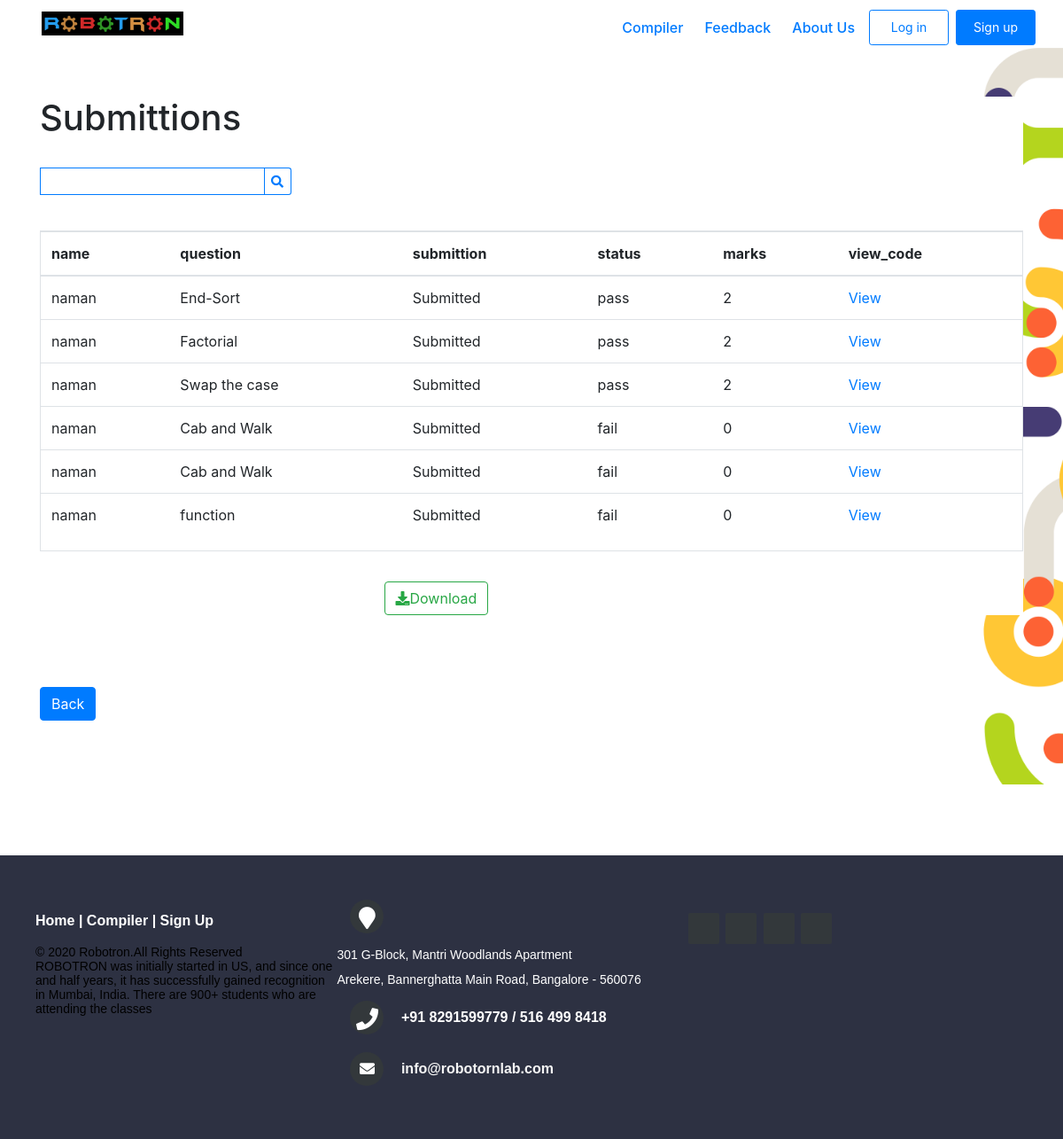
The page /problems/view_score/ on the database its author committed.
### problems/models.py (models this page shows, shortened)
class Response(models.Model):
    user=models.ForeignKey(User,on_delete=models.CASCADE)
    ass=models.ForeignKey(problem_detail,on_delete=models.CASCADE)
    submittion=models.CharField(max_length=20)
    status=models.CharField(max_length=20)
    name=models.CharField(max_length=30)
    question=models.CharField(max_length=30)
    code=models.TextField()
    marks=models.IntegerField(blank=True,null=True)

class problem_detail(models.Model):
    no=models.IntegerField(primary_key=True)
    name=models.CharField(max_length=100)
    difficulty=models.CharField(max_length=100)
    info=models.CharField(max_length=100)
    que=models.TextField()
    input1=models.TextField()
    input2=models.TextField()
    output1=models.TextField()
    output2=models.TextField()
    def __str__(self):
        return self.name

### problems/views.py (the view)
# urls.py: path('view_score/',views.submittion,name='view_score'),
def submittion(request):
    sub=Response.objects.all()
    if request.method=='POST':
        name=request.POST['abhi']
        exp=Response.objects.filter(Q(name__icontains=name) | Q(question__icontains=name) | Q(status__icontains=name) )
        return render(request,'teacher/submittion.html',{'sub':exp})
    return render(request,'teacher/submittion.html',{'sub':sub})

### problems/templates/teacher/submittion.html (shortened to what this page needs)
{% extends "teacher/base.html" %}
{% block content %}
{% load static %}
<br><br>
<div class="" style="background-color:white;">
<h1 class="sub-head-sub">Submittions</h1>
<br>
<form  class="input-group mb-3"action="" method="post">
  <input class="border border-primary "type="text" name="abhi"   value="">
  <div class="input-group-append">
    <button type="run" class="btn btn-sm btn-outline-primary border-left-0" name="button"><i class="fas fa-search"></i></button>
  </div>
</form>
<br>
<div class="table-responsive border" >
<table class="table table-hover">
  <thead>
    <th scope="col">name</th>
    <th scope="col">question</th>
    <th scope="col">submittion</th>
    <th scope="col">status</th>
    <th scope="col">marks</th>
    <th scope="col">view_code</th>
  </thead>
  {%for e in sub%}
  <tr>
    <td>{{e.name}}</td>
    <td>{{e.ass}}</td>
    <td>{{e.submittion}}</td>
    <td>{{e.status}}</td>
    <td>{{e.marks}}</td>
    <td><a href="/problems/teacher_code/{{e.id}}">View</a></td>
  </tr>
  {% endfor %}
</table>
</div>
<form  action="/problems/export/" method="post">
    <div style="margin:3% 35%">
      <button class="btn btn-outline-success d-flex  justify-content-center align-items-center"  type="run" ><i class="fa fa-download" aria-hidden="true"></i>
        Download</button>
    </div>
</form>
</div>
<br><br>
    <button class="btn btn-primary" onclick="window.location.href='/problems/teacher'">Back</button>
{%endblock%}

### problems/templates/teacher/base.html (shortened to what this page needs)
<!DOCTYPE html>
{% load static %}
<html>
  <head>
    <link rel="stylesheet" href="https://stackpath.bootstrapcdn.com/bootstrap/4.1.3/css/bootstrap.min.css"
>
    <link href="https://maxcdn.bootstrapcdn.com/font-awesome/4.7.0/css/font-awesome.min.css" rel="stylesheet">
    <link rel="stylesheet" href="{% static 'css/teacher.css'%}">
    <link rel="stylesheet" href="https://use.fontawesome.com/releases/v5.5.0/css/all.css">
      </head>
      <body>
        <nav class="navbar navbar-expand-lg" style="background-color"role="navigation" id="navbar">
          <div class="container-fluid">
            <div class="navbar-nav align-items-center">
              <h4><a class="navbar-brand" href="{% url 'home' %}"><img class="align-items-center"src="{% static "images/rlogo.png"%}" width="160px"></a></h4>
            </div>
            <div class="collapse navbar-collapse" id="bs-example-navbar-collapse-1">
            <div class="navbar-nav ml-auto">
            {% if user.is_authenticated %}
              <a class="nav-item nav-link" href="{% url 'compiler:home' %}" class="btn btn-simple">Compiler</a>
              <a class="nav-item nav-link" href="{% url 'feedback:feedback' %}" class="btn btn-simple">Feedback</a>
              <a class="nav-item nav-link" href="{% url 'about' %}" class="btn btn-simple">About Us</a>
              <a class="nav-item nav-link" href="{% url 'change_password' %}" class="btn btn-simple">Change Password</a>
              <a class="nav-item nav-link btn btn-outline-primary btn-sm btn-sign" style="width:90px;" href="{% url 'logout' %}" class="btn btn-simple">Log out</a>
            {% else %}
              <a class="nav-item nav-link" href="{% url 'compiler:home' %}" class="btn btn-simple">Compiler</a>
              <a class="nav-item nav-link" href="{% url 'feedback:feedback' %}" class="btn btn-simple">Feedback</a>
              <a class="nav-item nav-link" href="{% url 'about' %}" class="btn btn-simple">About Us</a>
              <a class="nav-item nav-link btn  btn-outline-primary btn-sm btn-sign" style="width:90px;" href="{% url 'login' %}" class="btn btn-simple">Log in</a>
              <a class="nav-item nav-link btn  btn-primary btn-sm btn-sign"  style="width:90px;"href="{% url 'student_signup' %}" class="btn btn-simple">Sign up</a>
            {% endif %}
          </div>
        </div>
      </div>
      </nav>
    <div class="container mycontent">
      {% block content %}
      {% endblock %}
    </div>
    <br><br><br>
    <footer class="footer-distributed" style="background-color:#2d3142">
   <div class="footer-left">
     <p class="footer-links">
       <a href="#">Home</a>
       |
       <a href="about2.html">Compiler</a>
       |
       <a href="contact2.html">Sign Up</a>
     </p>
     <p class="footer-company-name">© 2020 Robotron.All Rights Reserved<br> ROBOTRON was initially started in US, and since one and half years, it has successfully gained recognition in Mumbai, India. There are 900+ students who are attending the classes</p>
   </div>
   <div class="footer-center">
     <div>
       <i class="fa fa-map-marker"></i>
       <p><span>301 G-Block, Mantri Woodlands Apartment<br> Arekere, Bannerghatta Main Road, Bangalore - 560076</span></p>
     </div>
     <div>
       <i class="fa fa-phone"></i>
       <p>+91 8291599779 / 516 499 8418</p>
     </div>
     <div>
       <i class="fa fa-envelope"></i>
       <p><a href="mailto:info@robotornlab.com">info@robotornlab.com</a></p>
     </div>
   </div>
   <div class="footer-right">
     <div class="footer-icons">
       <a href="#"><i class="fa fa-facebook"></i></a>
       <a href="#"><i class="fa fa-twitter"></i></a>
       <a href="#"><i class="fa fa-instagram"></i></a>
       <a href="#"><i class="fa fa-linkedin"></i></a>
     </div>
   </div>
 </footer>
  </body>
</html>

### problems/static/css/teacher.css (style rules this page uses)
body { background: url('/static/images/Web192.png'); background-position: center; background-repeat: no-repeat; background-size: cover; position: relative; }
a { text-decoration: none; }

### problems/templates/teacher/base.html (style rules this page uses)
.navbar-nav { font-weight:500;padding-left: 1rem; }
.nav-link { margin-left: 0.5rem; }
footer { position: fixed; bottom: 0; }
.footer-distributed { background-color: rgb(35, 111, 211); box-sizing: border-box; width: 100%; text-align: left; font: bold 16px sans-serif; padding: 40px 40px 50px 40px; margin-top: 80px; }
.footer-distributed .footer-left, .footer-distributed .footer-center, .footer-distributed .footer-right { display: inline-block; vertical-align: top; }
.footer-distributed .footer-left { width: 30%; }
.footer-distributed .footer-links { color: #ffffff; margin: 20px 0 12px; }
.footer-distributed .footer-links a { display:inline-block; line-height: 1.8; text-decoration: none; color: inherit; }
.footer-distributed .footer-company-name { color: black; font-size: 14px; font-weight: normal; margin: 0; }
.footer-distributed .footer-center { width: 35%; }
.footer-distributed .footer-center i { background-color: #33383b; color: #ffffff; font-size: 25px; width: 38px; height: 38px; border-radius: 50%; text-align: center; line-height: 42px; margin: 10px 15px; vertical-align: middle; }
.footer-distributed .footer-center i.fa-envelope { font-size: 17px; line-height: 38px; }
.footer-distributed .footer-center p { display: inline-block; color: #ffffff; vertical-align: middle; margin:0; }
.footer-distributed .footer-center p span { display:block; font-weight: normal; font-size:14px; line-height:2; }
.footer-distributed .footer-center p a { color: whitesmoke; text-decoration: none;; }
.footer-distributed .footer-right { width: 30%; }
.footer-distributed .footer-icons { margin-top: 25px; }
.footer-distributed .footer-icons a { display: inline-block; width: 35px; height: 35px; cursor: pointer; background-color: #33383b; border-radius: 2px; font-size: 20px; color: #ffffff; text-align: center; line-height: 35px; margin-right: 3px; margin-bottom: 5px; }

### rows shown on the page
Response: name "naman", ass "End-Sort", submittion "Submitted", status "pass", marks "2"
Response: name "naman", ass "Factorial", submittion "Submitted", status "pass", marks "2"
Response: name "naman", ass "Swap the case", submittion "Submitted", status "pass", marks "2"
Response: name "naman", ass "Cab and Walk", submittion "Submitted", status "fail", marks "0"
Response: name "naman", ass "Cab and Walk", submittion "Submitted", status "fail", marks "0"
Response: name "naman", ass "function", submittion "Submitted", status "fail", marks "0"
